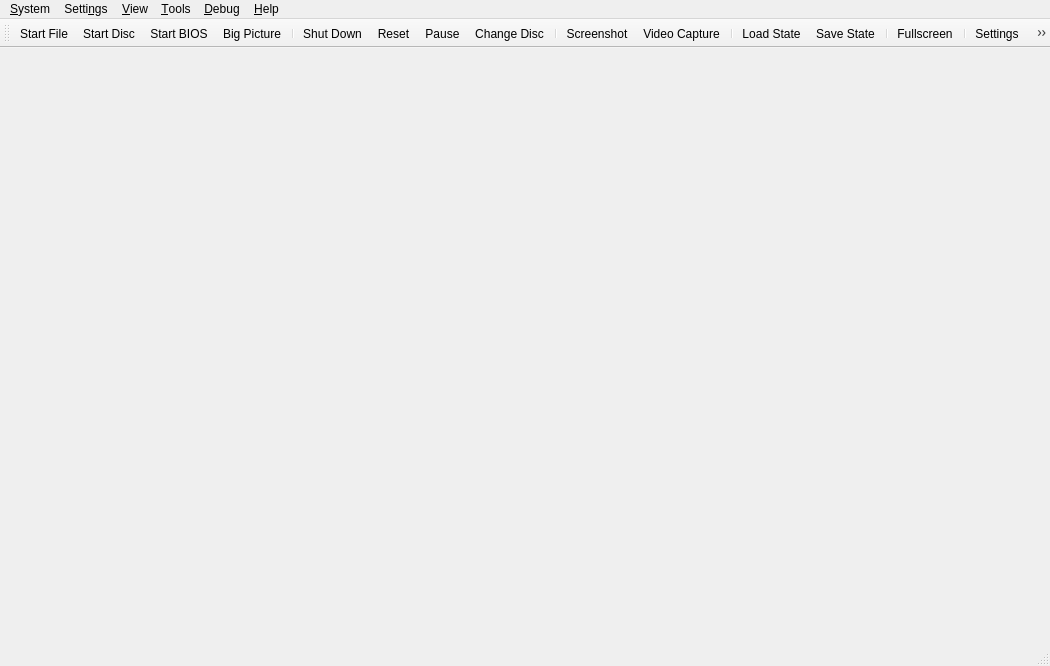
<?xml version="1.0" encoding="UTF-8"?>
<ui version="4.0">
 <class>MainWindow</class>
 <widget class="QMainWindow" name="MainWindow">
  <property name="geometry">
   <rect>
    <x>0</x>
    <y>0</y>
    <width>1050</width>
    <height>666</height>
   </rect>
  </property>
  <property name="acceptDrops">
   <bool>true</bool>
  </property>
  <property name="windowTitle">
   <string>PCSX2</string>
  </property>
  <property name="windowIcon">
   <iconset>
    <normalon>:/icons/AppIcon64.png</normalon>
   </iconset>
  </property>
  <property name="unifiedTitleAndToolBarOnMac">
   <bool>true</bool>
  </property>
  <widget class="QStackedWidget" name="mainContainer"/>
  <widget class="QMenuBar" name="menuBar">
   <property name="geometry">
    <rect>
     <x>0</x>
     <y>0</y>
     <width>1050</width>
     <height>27</height>
    </rect>
   </property>
   <widget class="QMenu" name="menuSystem">
    <property name="title">
     <string>&amp;System</string>
    </property>
    <widget class="QMenu" name="menuChangeDisc">
     <property name="title">
      <string>&amp;Change Disc</string>
     </property>
     <property name="icon">
      <iconset theme="disc-eject-line"/>
     </property>
     <actiongroup name="actionGroupChangeDiscSubImages"/>
     <addaction name="actionChangeDiscFromFile"/>
     <addaction name="actionChangeDiscFromDevice"/>
     <addaction name="actionChangeDiscFromGameList"/>
     <addaction name="actionRemoveDisc"/>
     <addaction name="separator"/>
    </widget>
    <widget class="QMenu" name="menuLoadState">
     <property name="title">
      <string>&amp;Load State</string>
     </property>
     <property name="icon">
      <iconset theme="floppy-out-line"/>
     </property>
    </widget>
    <widget class="QMenu" name="menuSaveState">
     <property name="title">
      <string>Sa&amp;ve State</string>
     </property>
     <property name="icon">
      <iconset theme="floppy-in-line"/>
     </property>
    </widget>
    <addaction name="actionStartFile"/>
    <addaction name="actionStartDisc"/>
    <addaction name="actionStartBios"/>
    <addaction name="actionStartFullscreenUI"/>
    <addaction name="separator"/>
    <addaction name="actionPowerOff"/>
    <addaction name="actionPowerOffWithoutSaving"/>
    <addaction name="actionReset"/>
    <addaction name="actionPause"/>
    <addaction name="menuChangeDisc"/>
    <addaction name="separator"/>
    <addaction name="actionScreenshot"/>
    <addaction name="actionVideoCapture"/>
    <addaction name="separator"/>
    <addaction name="menuLoadState"/>
    <addaction name="menuSaveState"/>
    <addaction name="separator"/>
    <addaction name="actionSettings"/> <!-- Please consult with macOS users before removing -->
    <addaction name="actionExit"/>
   </widget>
   <widget class="QMenu" name="menuSettings">
    <property name="title">
     <string>Setti&amp;ngs</string>
    </property>
    <addaction name="actionViewGameProperties"/>
    <addaction name="separator"/>
    <addaction name="actionInterfaceSettings"/>
    <addaction name="actionGameListSettings"/>
    <addaction name="actionBIOSSettings"/>
    <addaction name="actionEmulationSettings"/>
    <addaction name="actionGraphicsSettings"/>
    <addaction name="actionOSDSettings"/>
    <addaction name="actionAudioSettings"/>
    <addaction name="actionMemoryCardSettings"/>
    <addaction name="actionDEV9Settings"/>
    <addaction name="actionFolderSettings"/>
    <addaction name="actionAchievementSettings"/>
    <addaction name="separator"/>
    <addaction name="actionControllerSettings"/>
    <addaction name="actionHotkeySettings"/>
    <addaction name="separator"/>
    <addaction name="actionAddGameDirectory"/>
    <addaction name="actionScanForNewGames"/>
    <addaction name="actionRescanAllGames"/>
   </widget>
   <widget class="QMenu" name="menuHelp">
    <property name="title">
     <string>&amp;Help</string>
    </property>
    <addaction name="actionGitHubRepository"/>
    <addaction name="actionSupportForums"/>
    <addaction name="actionWiki"/>
    <addaction name="actionDocumentation"/>
    <addaction name="actionDiscordServer"/>
    <addaction name="separator"/>
    <addaction name="actionCheckForUpdates"/>
    <addaction name="separator"/>
    <addaction name="actionAboutQt"/>
    <addaction name="actionAbout"/>
   </widget>
   <widget class="QMenu" name="menuDebug">
    <property name="title">
     <string>&amp;Debug</string>
    </property>
    <widget class="QMenu" name="menuDebugSwitchRenderer">
     <property name="title">
      <string>&amp;Switch Graphics API</string>
     </property>
     <property name="icon">
      <iconset theme="brush-line"/>
     </property>
    </widget>
    <addaction name="menuDebugSwitchRenderer"/>
    <addaction name="separator"/>
    <addaction name="actionDebugger"/>
    <addaction name="separator"/>
    <addaction name="actionEnableLogTimestamps"/>
    <addaction name="separator"/>
    <addaction name="actionEnableEEConsoleLogging"/>
    <addaction name="actionEnableIOPConsoleLogging"/>
    <addaction name="actionEnableCDVDVerboseReads"/>
   </widget>
   <widget class="QMenu" name="menuView">
    <property name="title">
     <string>&amp;View</string>
    </property>
    <widget class="QMenu" name="menuWindowSize">
     <property name="title">
      <string>&amp;Window Size</string>
     </property>
     <property name="icon">
      <iconset theme="window-2-line"/>
     </property>
    </widget>
    <addaction name="actionViewToolbar"/>
    <addaction name="actionViewLockToolbar"/>
    <addaction name="actionCustomizeToolbar"/>
    <addaction name="actionViewStatusBar"/>
    <addaction name="actionViewStatusBarVerbose"/>
    <addaction name="separator"/>
    <addaction name="actionViewGameList"/>
    <addaction name="actionViewGameGrid"/>
    <addaction name="actionViewSystemDisplay"/>
    <addaction name="separator"/>
    <addaction name="actionFullscreen"/>
    <addaction name="menuWindowSize"/>
    <addaction name="separator"/>
    <addaction name="actionGridViewShowTitles"/>
    <addaction name="actionGridViewShowFullTitles"/>
    <addaction name="actionGridViewZoomIn"/>
    <addaction name="actionGridViewZoomOut"/>
    <addaction name="actionGridViewRefreshCovers"/>
   </widget>
   <widget class="QMenu" name="menuTools">
    <property name="title">
     <string>&amp;Tools</string>
    </property>
    <widget class="QMenu" name="menuInputRecording">
     <property name="title">
      <string>&amp;Input Recording</string>
     </property>
     <property name="icon">
      <iconset theme="keyboard-line"/>
     </property>
     <addaction name="actionInputRecNew"/>
     <addaction name="actionInputRecPlay"/>
     <addaction name="actionInputRecStop"/>
     <addaction name="separator"/>
     <addaction name="actionInputRecOpenViewer"/>
     <addaction name="separator"/>
     <addaction name="actionInputRecConsoleLogs"/>
     <addaction name="actionInputRecControllerLogs"/>
    </widget>
    <addaction name="actionOpenDataDirectory"/>
    <addaction name="actionCoverDownloader"/>
    <addaction name="actionControllerTester"/>
    <addaction name="actionToggleSoftwareRendering"/>
    <addaction name="separator"/>
    <addaction name="actionEditCheats"/>
    <addaction name="actionEditPatches"/>
    <addaction name="actionReloadPatches"/>
    <addaction name="separator"/>
    <addaction name="menuInputRecording"/>
    <addaction name="separator"/>
    <addaction name="actionEnableSystemConsole"/>
    <addaction name="actionEnableDebugConsole"/>
    <addaction name="actionEnableLogWindow"/>
    <addaction name="actionEnableFileLogging"/>
    <addaction name="actionEnableVerboseLogging"/>
    <addaction name="separator"/>
     <addaction name="actionSaveBlockDump"/>
     <addaction name="actionSaveGSDump"/>
   </widget>
   <addaction name="menuSystem"/>
   <addaction name="menuSettings"/>
   <addaction name="menuView"/>
   <addaction name="menuTools"/>
   <addaction name="menuDebug"/>
   <addaction name="menuHelp"/>
  </widget>
  <widget class="QToolBar" name="toolBar">
   <property name="visible">
    <bool>true</bool>
   </property>
   <property name="windowTitle">
    <string>Toolbar</string>
   </property>
   <property name="iconSize">
    <size>
     <width>32</width>
     <height>32</height>
    </size>
   </property>
   <property name="toolButtonStyle">
    <enum>Qt::ToolButtonStyle::ToolButtonTextUnderIcon</enum>
   </property>
   <attribute name="toolBarArea">
    <enum>TopToolBarArea</enum>
   </attribute>
   <attribute name="toolBarBreak">
    <bool>false</bool>
   </attribute>
   <addaction name="actionToolbarStartFile"/>
   <addaction name="actionToolbarStartDisc"/>
   <addaction name="actionToolbarStartBios"/>
   <addaction name="actionToolbarStartFullscreenUI"/>
   <addaction name="separator"/>
   <addaction name="actionToolbarPowerOff"/>
   <addaction name="actionToolbarReset"/>
   <addaction name="actionToolbarPause"/>
   <addaction name="actionToolbarChangeDisc"/>
   <addaction name="separator"/>
   <addaction name="actionToolbarScreenshot"/>
   <addaction name="actionVideoCapture"/>
   <addaction name="separator"/>
   <addaction name="actionToolbarLoadState"/>
   <addaction name="actionToolbarSaveState"/>
   <addaction name="separator"/>
   <addaction name="actionToolbarFullscreen"/>
   <addaction name="separator"/>
   <addaction name="actionToolbarSettings"/>
   <addaction name="actionToolbarControllerSettings"/>
   <addaction name="actionToolbarHotkeySettings"/>
  </widget>
  <widget class="QStatusBar" name="statusBar"/>
  <action name="actionStartFile">
   <property name="icon">
    <iconset theme="file-line"/>
   </property>
   <property name="text">
    <string>Start &amp;File...</string>
   </property>
  </action>
  <action name="actionToolbarStartFile">
   <property name="icon">
    <iconset theme="file-line"/>
   </property>
   <property name="text">
    <string comment="In Toolbar">Start File</string>
   </property>
  </action>
  <action name="actionStartDisc">
   <property name="icon">
    <iconset theme="disc-2-line"/>
   </property>
   <property name="text">
    <string>Start D&amp;isc...</string>
   </property>
  </action>
  <action name="actionToolbarStartDisc">
   <property name="icon">
    <iconset theme="disc-2-line"/>
   </property>
   <property name="text">
    <string comment="In Toolbar">Start Disc</string>
   </property>
  </action>
  <action name="actionStartBios">
   <property name="icon">
    <iconset theme="chip-line"/>
   </property>
   <property name="text">
    <string>Start &amp;BIOS</string>
   </property>
  </action>
  <action name="actionToolbarStartBios">
   <property name="icon">
    <iconset theme="chip-line"/>
   </property>
   <property name="text">
    <string comment="In Toolbar">Start BIOS</string>
   </property>
  </action>
  <action name="actionScanForNewGames">
   <property name="icon">
    <iconset theme="file-search-line"/>
   </property>
   <property name="text">
    <string>&amp;Scan For New Games</string>
   </property>
  </action>
  <action name="actionRescanAllGames">
   <property name="icon">
    <iconset theme="refresh-line"/>
   </property>
   <property name="text">
    <string>&amp;Rescan All Games</string>
   </property>
  </action>
  <action name="actionPowerOff">
   <property name="icon">
    <iconset theme="shut-down-line"/>
   </property>
   <property name="text">
    <string>Shut &amp;Down</string>
   </property>
  </action>
  <action name="actionToolbarPowerOff">
   <property name="icon">
    <iconset theme="shut-down-line"/>
   </property>
   <property name="text">
    <string comment="In Toolbar">Shut Down</string>
   </property>
  </action>
  <action name="actionPowerOffWithoutSaving">
   <property name="icon">
    <iconset theme="close-line"/>
   </property>
   <property name="text">
    <string>Shut Down &amp;Without Saving</string>
   </property>
  </action>
  <action name="actionReset">
   <property name="icon">
    <iconset theme="restart-line"/>
   </property>
   <property name="text">
    <string>&amp;Reset</string>
   </property>
  </action>
  <action name="actionToolbarReset">
   <property name="icon">
    <iconset theme="restart-line"/>
   </property>
   <property name="text">
    <string comment="In Toolbar">Reset</string>
   </property>
  </action>
  <action name="actionPause">
   <property name="checkable">
    <bool>true</bool>
   </property>
   <property name="icon">
    <iconset theme="pause-line"/>
   </property>
   <property name="text">
    <string>&amp;Pause</string>
   </property>
  </action>
  <action name="actionToolbarPause">
   <property name="checkable">
    <bool>true</bool>
   </property>
   <property name="icon">
    <iconset theme="pause-line"/>
   </property>
   <property name="text">
    <string comment="In Toolbar">Pause</string>
   </property>
  </action>
  <action name="actionToolbarLoadState">
   <property name="icon">
    <iconset theme="floppy-out-line"/>
   </property>
   <property name="text">
    <string comment="In Toolbar">Load State</string>
   </property>
  </action>
  <action name="actionToolbarSaveState">
   <property name="icon">
    <iconset theme="floppy-in-line"/>
   </property>
   <property name="text">
    <string comment="In Toolbar">Save State</string>
   </property>
  </action>
  <action name="actionExit">
   <property name="icon">
    <iconset theme="door-open-line"/>
   </property>
   <property name="text">
    <string>E&amp;xit</string>
   </property>
  </action>
  <action name="actionBIOSSettings">
   <property name="icon">
    <iconset theme="chip-line"/>
   </property>
   <property name="text">
    <string>&amp;BIOS</string>
   </property>
  </action>
  <action name="actionEmulationSettings">
   <property name="icon">
    <iconset theme="emulation-line"/>
   </property>
   <property name="text">
    <string>&amp;Emulation</string>
   </property>
  </action>
  <action name="actionControllerSettings">
   <property name="icon">
    <iconset theme="controller-line"/>
   </property>
   <property name="text">
    <string>&amp;Controllers</string>
   </property>
  </action>
  <action name="actionToolbarControllerSettings">
   <property name="icon">
    <iconset theme="controller-line"/>
   </property>
   <property name="text">
    <string comment="In Toolbar">Controllers</string>
   </property>
  </action>
  <action name="actionHotkeySettings">
   <property name="icon">
    <iconset theme="keyboard-line"/>
   </property>
   <property name="text">
    <string>&amp;Hotkeys</string>
   </property>
  </action>
  <action name="actionToolbarHotkeySettings">
   <property name="icon">
    <iconset theme="keyboard-line"/>
   </property>
   <property name="text">
    <string comment="In Toolbar">Hotkeys</string>
   </property>
  </action>
  <action name="actionGraphicsSettings">
   <property name="icon">
    <iconset theme="image-fill"/>
   </property>
   <property name="text">
    <string>&amp;Graphics</string>
   </property>
  </action>
  <action name="actionAchievementSettings">
   <property name="icon">
    <iconset theme="trophy-line"/>
   </property>
   <property name="text">
    <string>Achie&amp;vements</string>
   </property>
  </action>
  <action name="actionPostProcessingSettings">
   <property name="text">
    <string>&amp;Post-Processing Settings...</string>
   </property>
  </action>
  <action name="actionFullscreen">
   <property name="icon">
    <iconset theme="fullscreen-line"/>
   </property>
   <property name="text">
    <string>&amp;Fullscreen</string>
   </property>
  </action>
  <action name="actionToolbarFullscreen">
   <property name="icon">
    <iconset theme="fullscreen-line"/>
   </property>
   <property name="text">
    <string comment="In Toolbar">Fullscreen</string>
   </property>
  </action>
  <action name="actionResolution_Scale">
   <property name="text">
    <string>Resolution Scale</string>
   </property>
  </action>
  <action name="actionGitHubRepository">
   <property name="icon">
    <iconset theme="github"/>
   </property>
   <property name="text">
    <string>&amp;GitHub Repository...</string>
   </property>
  </action>
  <action name="actionSupportForums">
   <property name="icon">
    <iconset theme="at"/>
   </property>
   <property name="text">
    <string>Support &amp;Forums...</string>
   </property>
  </action>
  <action name="actionWiki">
   <property name="icon">
    <iconset theme="book"/>
   </property>
   <property name="text">
    <string>PCSX2 &amp;Wiki...</string>
   </property>
  </action>
  <action name="actionDocumentation">
   <property name="icon">
    <iconset theme="booklet"/>
   </property>
   <property name="text">
    <string>D&amp;ocumentation...</string>
   </property>
  </action>
  <action name="actionDiscordServer">
   <property name="icon">
    <iconset theme="discord"/>
   </property>
   <property name="text">
    <string>&amp;Discord Server...</string>
   </property>
  </action>
  <action name="actionCheckForUpdates">
   <property name="icon">
    <iconset theme="download-2-line"/>
   </property>
   <property name="text">
    <string>Check for &amp;Updates...</string>
   </property>
  </action>
  <action name="actionAboutQt">
   <property name="icon">
    <iconset resource="resources/resources.qrc">
     <normaloff>:/icons/QT.png</normaloff>:/icons/QT.png</iconset>
   </property>
   <property name="text">
    <string>About &amp;Qt...</string>
   </property>
  </action>
  <action name="actionAbout">
   <property name="icon">
    <iconset resource="resources/resources.qrc">
     <normaloff>:/icons/AppIcon64.png</normaloff>:/icons/AppIcon64.png</iconset>
   </property>
   <property name="text">
    <string>&amp;About PCSX2...</string>
   </property>
  </action>
  <action name="actionToolbarChangeDisc">
   <property name="icon">
    <iconset theme="disc-eject-line"/>
   </property>
   <property name="text">
    <string comment="In Toolbar">Change Disc...</string>
   </property>
  </action>
  <action name="actionAudioSettings">
   <property name="icon">
    <iconset theme="volume-up-line"/>
   </property>
   <property name="text">
    <string>&amp;Audio</string>
   </property>
  </action>
  <action name="actionOSDSettings">
   <property name="icon">
    <iconset theme="heart-circle-line"/>
   </property>
   <property name="text">
    <string>&amp;On-Screen Display</string>
   </property>
  </action>
  <action name="actionGameListSettings">
   <property name="icon">
    <iconset theme="folder-open-line"/>
   </property>
   <property name="text">
    <string>Game &amp;List</string>
   </property>
  </action>
  <action name="actionInterfaceSettings">
   <property name="icon">
    <iconset theme="interface-line"/>
   </property>
   <property name="text">
    <string>&amp;Interface</string>
   </property>
  </action>
  <action name="actionAddGameDirectory">
   <property name="icon">
    <iconset theme="folder-add-line"/>
   </property>
   <property name="text">
    <string>Add Game &amp;Directory...</string>
   </property>
  </action>
  <action name="actionSettings">
   <property name="icon">
    <iconset theme="settings-3-line"/>
   </property>
   <property name="text">
    <string>S&amp;ettings</string>
   </property>
   <property name="menuRole">
    <enum>QAction::MenuRole::PreferencesRole</enum>
   </property>
  </action>
  <action name="actionToolbarSettings">
   <property name="icon">
    <iconset theme="settings-3-line"/>
   </property>
   <property name="text">
    <string comment="In Toolbar">Settings</string>
   </property>
   <property name="menuRole">
    <enum>QAction::MenuRole::PreferencesRole</enum>
   </property>
  </action>
  <action name="actionChangeDiscFromFile">
   <property name="text">
    <string>&amp;From File...</string>
   </property>
  </action>
  <action name="actionChangeDiscFromDevice">
   <property name="text">
    <string>From &amp;Device...</string>
   </property>
  </action>
  <action name="actionChangeDiscFromGameList">
   <property name="text">
    <string>From &amp;Game List...</string>
   </property>
  </action>
  <action name="actionRemoveDisc">
   <property name="text">
    <string>&amp;Remove Disc</string>
   </property>
  </action>
  <action name="actionGlobal_State">
   <property name="text">
    <string>Global State</string>
   </property>
  </action>
  <action name="actionScreenshot">
   <property name="icon">
    <iconset theme="screenshot-2-line"/>
   </property>
   <property name="text">
    <string>&amp;Screenshot</string>
   </property>
  </action>
  <action name="actionToolbarScreenshot">
   <property name="icon">
    <iconset theme="screenshot-2-line"/>
   </property>
   <property name="text">
    <string comment="In Toolbar">Screenshot</string>
   </property>
  </action>
  <action name="actionMemoryCardSettings">
   <property name="icon">
    <iconset theme="memcard-line"/>
   </property>
   <property name="text">
    <string>&amp;Memory Cards</string>
   </property>
  </action>
  <action name="actionDEV9Settings">
   <property name="icon">
    <iconset theme="global-line"/>
   </property>
   <property name="text">
    <string>&amp;Network &amp;&amp; HDD</string>
   </property>
  </action>
  <action name="actionFolderSettings">
   <property name="icon">
    <iconset theme="folder-settings-line"/>
   </property>
   <property name="text">
    <string>&amp;Folders</string>
   </property>
  </action>
  <action name="actionViewToolbar">
   <property name="checkable">
    <bool>true</bool>
   </property>
   <property name="checked">
    <bool>true</bool>
   </property>
   <property name="text">
    <string>&amp;Toolbar</string>
   </property>
  </action>
  <action name="actionViewLockToolbar">
   <property name="checkable">
    <bool>true</bool>
   </property>
   <property name="checked">
    <bool>false</bool>
   </property>
   <property name="text">
    <string>Loc&amp;k Toolbar</string>
   </property>
  </action>
  <action name="actionCustomizeToolbar">
   <property name="text">
    <string>&amp;Customize Toolbar...</string>
   </property>
  </action>
  <action name="actionViewStatusBar">
   <property name="checkable">
    <bool>true</bool>
   </property>
   <property name="checked">
    <bool>true</bool>
   </property>
   <property name="text">
    <string>&amp;Status Bar</string>
   </property>
  </action>
  <action name="actionViewStatusBarVerbose">
   <property name="checkable">
    <bool>true</bool>
   </property>
   <property name="checked">
    <bool>true</bool>
   </property>
   <property name="text">
    <string>&amp;Verbose Status</string>
   </property>
  </action>
  <action name="actionViewGameList">
   <property name="icon">
    <iconset theme="list-check"/>
   </property>
   <property name="text">
    <string>Game &amp;List</string>
   </property>
  </action>
  <action name="actionViewSystemDisplay">
   <property name="enabled">
    <bool>false</bool>
   </property>
   <property name="icon">
    <iconset theme="tv-2-line"/>
   </property>
   <property name="text">
    <string extracomment="This grayed-out at first option will become available while there is a game emulated and the game list is displayed over the actual emulation, to let users display the system emulation once more.">System &amp;Display</string>
   </property>
  </action>
  <action name="actionViewGameProperties">
   <property name="enabled">
    <bool>false</bool>
   </property>
   <property name="icon">
    <iconset theme="file-settings-line"/>
   </property>
   <property name="text">
    <string>Game &amp;Properties</string>
   </property>
  </action>
  <action name="actionViewGameGrid">
   <property name="icon">
    <iconset theme="function-line"/>
   </property>
   <property name="text">
    <string>Game &amp;Grid</string>
   </property>
  </action>
  <action name="actionGridViewShowTitles">
   <property name="checkable">
    <bool>true</bool>
   </property>
   <property name="checked">
    <bool>true</bool>
   </property>
   <property name="icon">
    <iconset theme="price-tag-3-line"/>
   </property>
   <property name="text">
    <string>Show Titl&amp;es (Grid View)</string>
   </property>
  </action>
  <action name="actionGridViewShowFullTitles">
   <property name="checkable">
    <bool>true</bool>
   </property>
   <property name="checked">
    <bool>false</bool>
   </property>
   <property name="icon">
    <iconset theme="price-tag-2-line"/>
   </property>
   <property name="text">
    <string>Show F&amp;ull Titles (Grid View)</string>
   </property>
  </action>
  <action name="actionGridViewZoomIn">
   <property name="icon">
    <iconset theme="zoom-in-line"/>
   </property>
   <property name="text">
    <string>Zoom &amp;In (Grid View)</string>
   </property>
   <property name="shortcut">
    <string>Ctrl++</string>
   </property>
  </action>
  <action name="actionGridViewZoomOut">
   <property name="icon">
    <iconset theme="zoom-out-line"/>
   </property>
   <property name="text">
    <string>Zoom &amp;Out (Grid View)</string>
   </property>
   <property name="shortcut">
    <string>Ctrl+-</string>
   </property>
  </action>
  <action name="actionGridViewRefreshCovers">
   <property name="icon">
    <iconset theme="refresh-line"/>
   </property>
   <property name="text">
    <string>Refresh &amp;Covers (Grid View)</string>
   </property>
  </action>
  <action name="actionOpen_Memory_Card_Directory">
   <property name="icon">
    <iconset theme="memcard-line"/>
   </property>
   <property name="text">
    <string>Open Memory Card Directory...</string>
   </property>
  </action>
  <action name="actionOpenDataDirectory">
   <property name="icon">
    <iconset theme="folder-open-line"/>
   </property>
   <property name="text">
    <string>&amp;Open Data Directory...</string>
   </property>
  </action>
  <action name="actionToggleSoftwareRendering">
   <property name="icon">
    <iconset theme="brush-line"/>
   </property>
   <property name="text">
    <string>&amp;Toggle Software Rendering</string>
   </property>
  </action>
  <action name="actionDebugger">
   <property name="icon">
    <iconset theme="bug-line"/>
   </property>
   <property name="text">
    <string>&amp;Open Debugger</string>
   </property>
  </action>
  <action name="actionReloadPatches">
   <property name="icon">
    <iconset theme="refresh-line"/>
   </property>
   <property name="text">
    <string>&amp;Reload Cheats/Patches</string>
   </property>
  </action>
  <action name="actionEnableSystemConsole">
   <property name="checkable">
    <bool>true</bool>
   </property>
   <property name="text">
    <string>E&amp;nable System Console</string>
   </property>
  </action>
  <action name="actionEnableDebugConsole">
   <property name="checkable">
    <bool>true</bool>
   </property>
   <property name="text">
    <string>Enable &amp;Debug Console</string>
   </property>
  </action>
  <action name="actionEnableLogWindow">
   <property name="checkable">
    <bool>true</bool>
   </property>
   <property name="text">
    <string>Enable &amp;Log Window</string>
   </property>
  </action>
  <action name="actionEnableVerboseLogging">
   <property name="checkable">
    <bool>true</bool>
   </property>
   <property name="text">
    <string>Enable &amp;Verbose Logging</string>
   </property>
  </action>
  <action name="actionEnableEEConsoleLogging">
   <property name="checkable">
    <bool>true</bool>
   </property>
   <property name="text">
    <string>Enable EE Console &amp;Logging</string>
   </property>
  </action>
  <action name="actionEnableIOPConsoleLogging">
   <property name="checkable">
    <bool>true</bool>
   </property>
   <property name="text">
    <string>Enable &amp;IOP Console Logging</string>
   </property>
  </action>
  <action name="actionSaveGSDump">
   <property name="icon">
    <iconset theme="save-3-line"/>
   </property>
   <property name="text">
    <string>Save Single Frame &amp;GS Dump</string>
   </property>
  </action>
  <action name="actionInputRecNew">
   <property name="enabled">
    <bool>false</bool>
   </property>
   <property name="text">
    <string extracomment="This section refers to the Input Recording submenu.">&amp;New</string>
   </property>
  </action>
  <action name="actionInputRecPlay">
   <property name="enabled">
    <bool>false</bool>
   </property>
   <property name="text">
    <string extracomment="This section refers to the Input Recording submenu.">&amp;Play</string>
   </property>
  </action>
  <action name="actionInputRecStop">
   <property name="enabled">
    <bool>false</bool>
   </property>
   <property name="text">
    <string extracomment="This section refers to the Input Recording submenu.">&amp;Stop</string>
   </property>
  </action>
  <action name="actionRecording_Console_Logs">
   <property name="text">
    <string>Input Recording Logs</string>
   </property>
  </action>
  <action name="actionInputRecControllerLogs">
   <property name="checkable">
    <bool>true</bool>
   </property>
   <property name="text">
    <string>&amp;Controller Logs</string>
   </property>
  </action>
  <action name="actionInputRecConsoleLogs">
   <property name="checkable">
    <bool>true</bool>
   </property>
   <property name="text">
    <string>&amp;Input Recording Logs</string>
   </property>
  </action>
  <action name="actionEnableFileLogging">
   <property name="checkable">
    <bool>true</bool>
   </property>
   <property name="text">
    <string>Enable &amp;File Logging</string>
   </property>
  </action>
  <action name="actionEnableCDVDVerboseReads">
   <property name="checkable">
    <bool>true</bool>
   </property>
   <property name="text">
    <string>Enable &amp;CDVD Read Logging</string>
   </property>
  </action>
  <action name="actionSaveBlockDump">
   <property name="checkable">
    <bool>true</bool>
   </property>
   <property name="text">
    <string>Save CDVD &amp;Block Dump</string>
   </property>
  </action>
  <action name="actionEnableLogTimestamps">
   <property name="checkable">
    <bool>true</bool>
   </property>
   <property name="text">
    <string>&amp;Enable Log Timestamps</string>
   </property>
  </action>
  <action name="actionStartFullscreenUI">
   <property name="icon">
    <iconset theme="tv-2-line"/>
   </property>
   <property name="text">
    <string>Start Big Picture &amp;Mode</string>
   </property>
  </action>
  <action name="actionToolbarStartFullscreenUI">
   <property name="icon">
    <iconset theme="tv-2-line"/>
   </property>
   <property name="text">
    <string comment="In Toolbar">Big Picture</string>
   </property>
  </action>
  <action name="actionCoverDownloader">
   <property name="icon">
    <iconset theme="artboard-2-line"/>
   </property>
   <property name="text">
    <string>&amp;Cover Downloader...</string>
   </property>
  </action>
  <action name="actionControllerTester">
   <property name="icon">
    <iconset theme="controller-line"/>
   </property>
   <property name="text">
    <string>Controller &amp;Tester</string>
   </property>
  </action>
  <action name="actionInputRecOpenViewer">
   <property name="text">
    <string>&amp;Recording Viewer</string>
   </property>
  </action>
  <action name="actionVideoCapture">
   <property name="checkable">
    <bool>true</bool>
   </property>
   <property name="icon">
    <iconset theme="camera-video"/>
   </property>
   <property name="text">
    <string comment="In Toolbar">&amp;Video Capture</string>
   </property>
  </action>
  <action name="actionEditCheats">
   <property name="icon">
    <iconset theme="pencil-line"/>
   </property>
   <property name="text">
    <string>&amp;Edit Cheats...</string>
   </property>
  </action>
  <action name="actionEditPatches">
   <property name="icon">
    <iconset theme="pencil-line"/>
   </property>
   <property name="text">
    <string>Edit &amp;Patches...</string>
   </property>
  </action>
 </widget>
 <resources>
  <include location="resources/resources.qrc"/>
 </resources>
 <connections/>
</ui>
